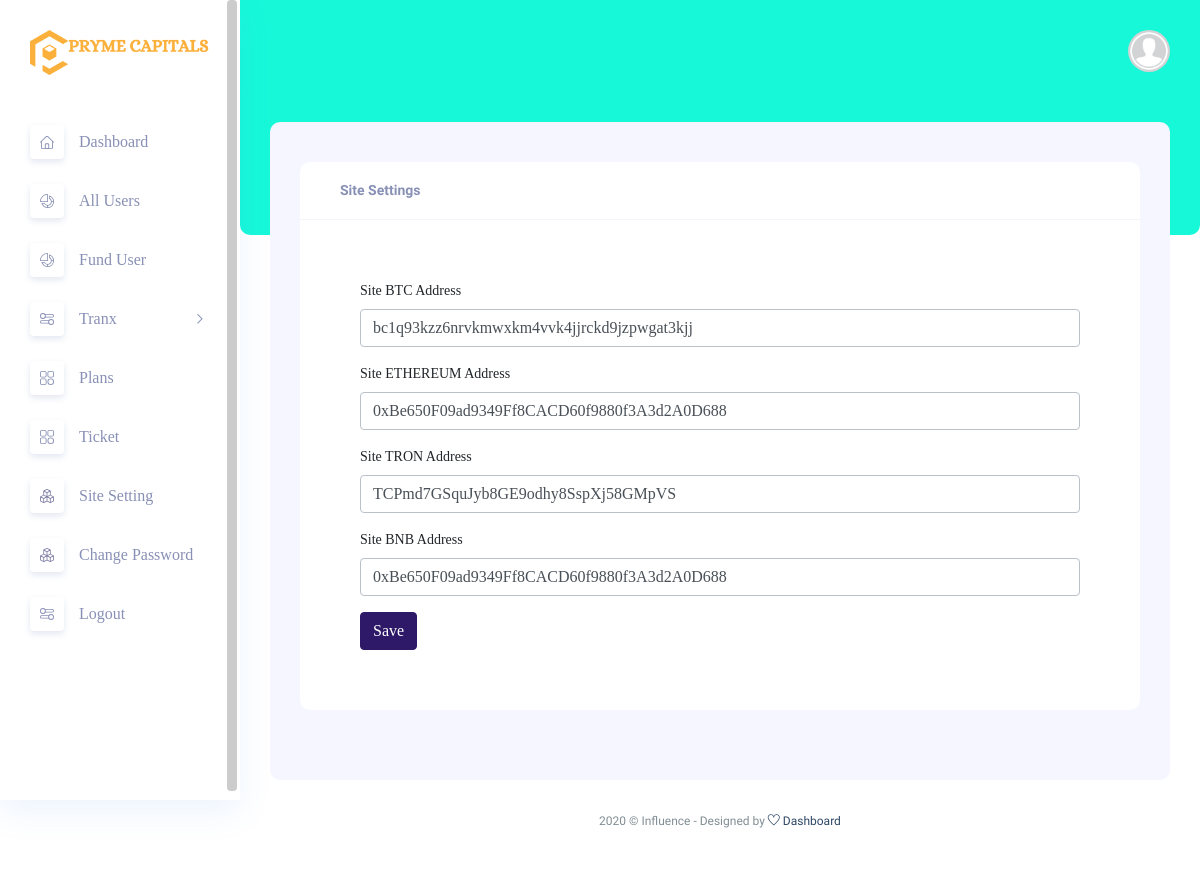
Screenshot of /backadmin/settings.php (signed in) with the database file from the repository.
### tables this page shows
CREATE TABLE IF NOT EXISTS `_admin` (
  `A_Id` int(11) NOT NULL AUTO_INCREMENT,
  `A_Username` varchar(50) DEFAULT NULL,
  `A_Password` varchar(250) DEFAULT NULL,
  `TRN` varchar(250) DEFAULT NULL,
  `BTC` varchar(250) DEFAULT NULL,
  `ETH` varchar(250) DEFAULT NULL,
  `USDT` varchar(250) DEFAULT NULL,
  `BNB` varchar(250) DEFAULT NULL,
  `Timestamp` timestamp NULL DEFAULT current_timestamp(),
  PRIMARY KEY (`A_Id`) USING BTREE
);

### backadmin/settings.php (the view, shortened to what this page needs)
<?php
	include "include/session.php";
	$query=mysqli_query($conn, "SELECT * FROM _admin");
	$data = mysqli_fetch_array($query);
?>
<!DOCTYPE html>
<html lang="zxx">
<head>
    <link rel="stylesheet" href="css/bootstrap.min.css" />
    <link rel="stylesheet" href="vendors/themefy_icon/themify-icons.css" />
    <link rel="stylesheet" href="vendors/niceselect/css/nice-select.css" />
    <link rel="stylesheet" href="vendors/owl_carousel/css/owl.carousel.css" />
    <link rel="stylesheet" href="vendors/gijgo/gijgo.min.css" />
    <link rel="stylesheet" href="vendors/font_awesome/css/all.min.css" />
    <link rel="stylesheet" href="vendors/tagsinput/tagsinput.css" />
     <link rel="stylesheet" href="vendors/datepicker/date-picker.css" />
     <link rel="stylesheet" href="vendors/scroll/scrollable.css" />
    <link rel="stylesheet" href="vendors/datatable/css/jquery.dataTables.min.css" />
    <link rel="stylesheet" href="vendors/datatable/css/responsive.dataTables.min.css" />
    <link rel="stylesheet" href="vendors/datatable/css/buttons.dataTables.min.css" />
    <link rel="stylesheet" href="vendors/text_editor/summernote-bs4.css" />
    <link rel="stylesheet" href="vendors/morris/morris.css">
    <link rel="stylesheet" href="vendors/material_icon/material-icons.css" />
    <link rel="stylesheet" href="css/metisMenu.css">
    <link rel="stylesheet" href="css/style.css" />
    <link rel="stylesheet" href="css/colors/default.css" id="colorSkinCSS">
	<link href="css/sweetalert2.min.css" rel="stylesheet">
    <link rel="stylesheet" href="alertifyjs/css/alertify.min.css">
</head>
<body class="crm_body_bg">
<?php include "side-bar.php"; ?>
<section class="main_content dashboard_part large_header_bg">
    <?php include "top-bar.php"; ?>
    <div class="main_content_iner ">
        <div class="container-fluid p-0 sm_padding_15px">
            <div class="row justify-content-center">
                <div class="col-lg-12">
                    <div class="white_card card_height_100 mb_30">
                        <div class="white_card_header">
                            <div class="box_header m-0">
                                <div class="main-title">
                                    <h3 class="m-0">Site Settings</h3>
                                </div>
                            </div>
                        </div>
                        <div class="white_card_body">
						<form method="POST" action="settings">
                            <div class="card-body">
									<div class="form-group">
										<label for="inputState">Site BTC Address</label>
										<input type="text" name="btc" class="form-control" value="<?php echo $data['BTC']; ?>">
									</div>
									<div class="form-group">
										<label for="inputState">Site ETHEREUM Address</label>
										<input type="text" name="eth" class="form-control" value="<?php echo $data['ETH']; ?>">
									</div>
									<div class="form-group">
										<label for="inputState">Site TRON Address</label>
										<input type="text" name="trx" class="form-control" value="<?php echo $data['TRN']; ?>">
									</div>
									<div class="form-group">
										<label for="inputState">Site BNB Address</label>
										<input type="text" name="bnb" class="form-control" value="<?php echo $data['BNB']; ?>">
									</div>
                                    <button type="submit" name="save" class="btn btn-primary">Save</button>
                            </div>
						</form>
                        </div>
                    </div>
                </div>
            </div>
        </div>
    </div>
<?php include "footer.php"; ?>
</section>
  </body>
</html>

### rows the page displays
_admin: btc "bc1q93kzz6nrvkmwxkm4vvk4jjrckd9jzpwgat3kjj", eth "0xBe650F09ad9349Ff8CACD60f9880f3A3d2A0D688", trx "TCPmd7GSquJyb8GE9odhy8SspXj58GMpVS", bnb "0xBe650F09ad9349Ff8CACD60f9880f3A3d2A0D688"
